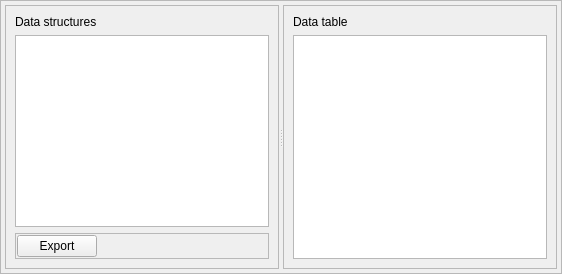
          <widget class="QWidget" name="tab">
           <attribute name="icon">
            <iconset resource="icons.qrc">
             <normaloff>:/Icons/white_icons/squares.svg</normaloff>:/Icons/white_icons/squares.svg</iconset>
           </attribute>
           <attribute name="title">
            <string>Simulation data</string>
           </attribute>
           <layout class="QHBoxLayout" name="horizontalLayout_7">
            <property name="leftMargin">
             <number>0</number>
            </property>
            <property name="topMargin">
             <number>0</number>
            </property>
            <property name="rightMargin">
             <number>0</number>
            </property>
            <property name="bottomMargin">
             <number>0</number>
            </property>
            <item>
             <widget class="QFrame" name="frame_18">
              <property name="frameShape">
               <enum>QFrame::StyledPanel</enum>
              </property>
              <property name="frameShadow">
               <enum>QFrame::Raised</enum>
              </property>
              <layout class="QVBoxLayout" name="verticalLayout_26">
               <property name="leftMargin">
                <number>4</number>
               </property>
               <property name="topMargin">
                <number>4</number>
               </property>
               <property name="rightMargin">
                <number>4</number>
               </property>
               <property name="bottomMargin">
                <number>4</number>
               </property>
               <item>
                <widget class="QSplitter" name="simulationDataSplitter">
                 <property name="orientation">
                  <enum>Qt::Horizontal</enum>
                 </property>
                 <widget class="QFrame" name="frame_28">
                  <property name="frameShape">
                   <enum>QFrame::StyledPanel</enum>
                  </property>
                  <property name="frameShadow">
                   <enum>QFrame::Raised</enum>
                  </property>
                  <layout class="QVBoxLayout" name="verticalLayout_27">
                   <item>
                    <widget class="QLabel" name="label_30">
                     <property name="text">
                      <string>Data structures</string>
                     </property>
                    </widget>
                   </item>
                   <item>
                    <widget class="QListView" name="simulationDataStructuresListView"/>
                   </item>
                   <item>
                    <widget class="QFrame" name="frame_19">
                     <property name="frameShape">
                      <enum>QFrame::StyledPanel</enum>
                     </property>
                     <property name="frameShadow">
                      <enum>QFrame::Raised</enum>
                     </property>
                     <layout class="QHBoxLayout" name="horizontalLayout_12">
                      <property name="spacing">
                       <number>1</number>
                      </property>
                      <property name="leftMargin">
                       <number>1</number>
                      </property>
                      <property name="topMargin">
                       <number>1</number>
                      </property>
                      <property name="rightMargin">
                       <number>1</number>
                      </property>
                      <property name="bottomMargin">
                       <number>1</number>
                      </property>
                      <item>
                       <widget class="QPushButton" name="exportSimulationDataButton">
                        <property name="text">
                         <string>Export</string>
                        </property>
                        <property name="icon">
                         <iconset resource="icons.qrc">
                          <normaloff>:/Icons/white_icons/save.svg</normaloff>:/Icons/white_icons/save.svg</iconset>
                        </property>
                       </widget>
                      </item>
                      <item>
                       <spacer name="horizontalSpacer_6">
                        <property name="orientation">
                         <enum>Qt::Horizontal</enum>
                        </property>
                        <property name="sizeHint" stdset="0">
                         <size>
                          <width>40</width>
                          <height>20</height>
                         </size>
                        </property>
                       </spacer>
                      </item>
                     </layout>
                    </widget>
                   </item>
                  </layout>
                 </widget>
                 <widget class="QFrame" name="frame_29">
                  <property name="frameShape">
                   <enum>QFrame::StyledPanel</enum>
                  </property>
                  <property name="frameShadow">
                   <enum>QFrame::Raised</enum>
                  </property>
                  <layout class="QVBoxLayout" name="verticalLayout_28">
                   <item>
                    <widget class="QLabel" name="label_31">
                     <property name="text">
                      <string>Data table</string>
                     </property>
                    </widget>
                   </item>
                   <item>
                    <widget class="QTableView" name="simulationDataStructureTableView"/>
                   </item>
                  </layout>
                 </widget>
                </widget>
               </item>
              </layout>
             </widget>
            </item>
           </layout>
          </widget>
